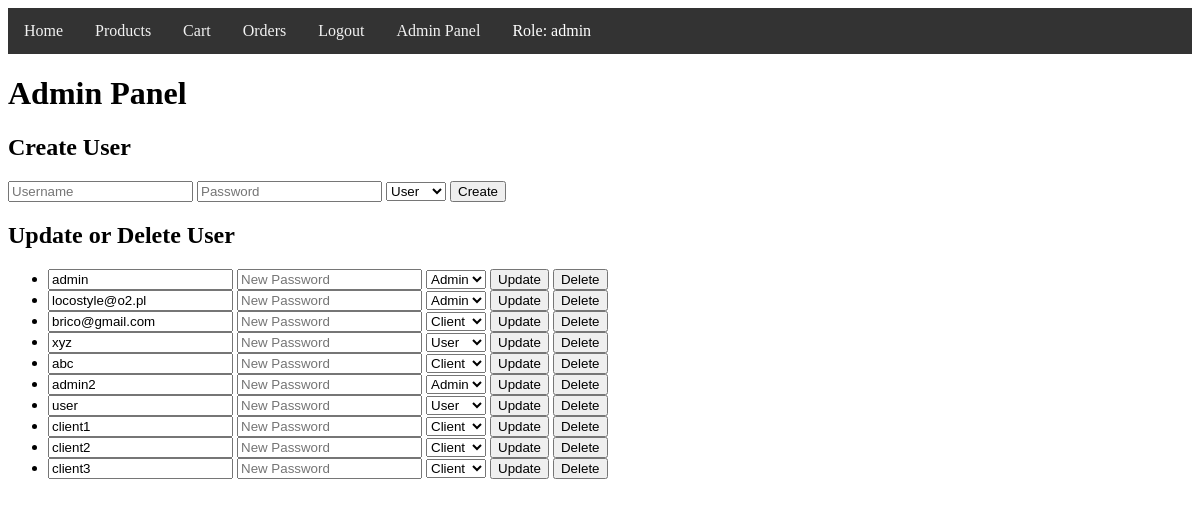
Page /admin (signed in) on the earlier database version.
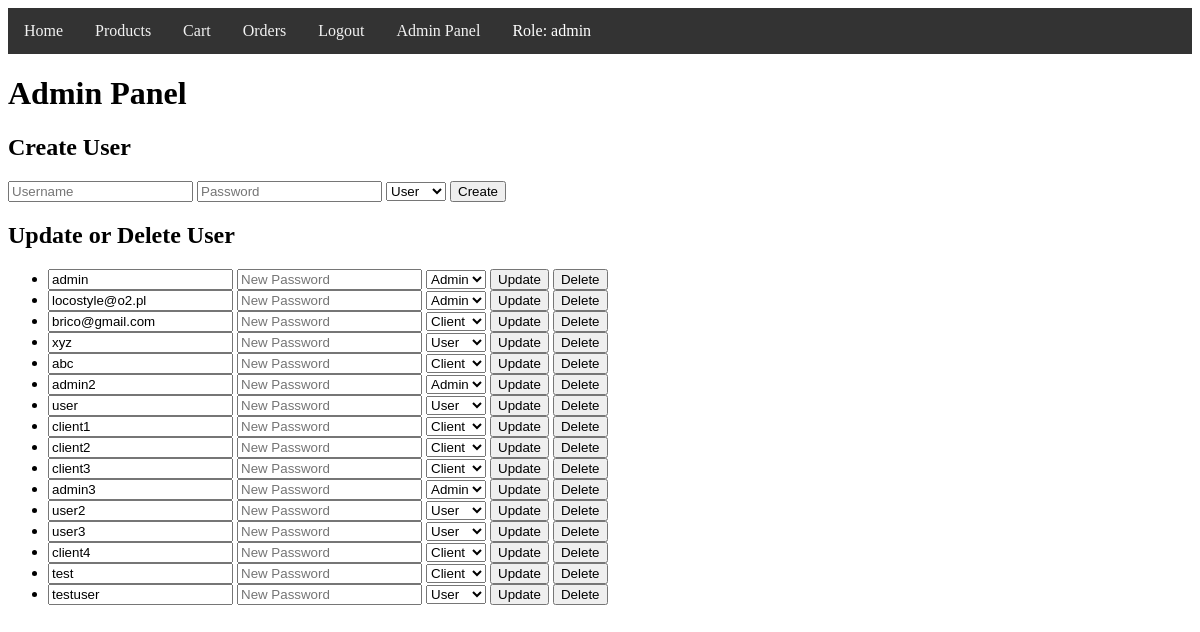
Same page on the later database version.
### models/user/user.py (models this page shows)
class User(db.Model):
    id = db.Column(db.Integer, primary_key=True)
    username = db.Column(db.String(150), unique=True, nullable=False)
    password = db.Column(db.String(150), nullable=False)
    role = db.Column(db.String(50), nullable=False, default='user')  # Nowa kolumna
    orders = db.relationship('Order', backref='user', lazy=True)

### controllers/user/user_view.py (the view, shortened to what this page needs)
@user_blueprint.route('/admin', methods=['GET', 'POST'])
def admin():
    if 'user_id' not in session:
        flash('You need to be logged in as admin to access this page.', 'danger')
        return redirect(url_for('user.login'))
    user = User.query.get(session['user_id'])
    if user.role != 'admin':
        flash('You do not have permission to access this page.', 'danger')
        return redirect(url_for('user.home'))
    return render_template('admin.html', users=user_repository.get_all_users(), user=user)

### controllers/user/user_repository.py (called while the page is built)
    def get_all_users(self):
        return User.query.all()

### templates/admin.html (shortened to what this page needs)
{% extends "base.html" %}
{% block content %}
<h1>Admin Panel</h1>
<h2>Create User</h2>
<form method="POST">
    <input type="text" name="username" placeholder="Username" required>
    <input type="password" name="password" placeholder="Password" required>
    <select name="role" required>
        <option value="user">User</option>
    </select>
    <button type="submit">Create</button>
</form>
<h2>Update or Delete User</h2>
<ul>
    {% for user in users %}
    <li>
        <form method="POST" style="display:inline;">
            <input type="text" name="username" value="{{ user.username }}">
            <input type="password" name="password" placeholder="New Password">
            <select name="role">
                <option value="user" {% if user.role == 'user' %}selected{% endif %}>User</option>
                <option value="client" {% if user.role == 'client' %}selected{% endif %}>Client</option>
                <option value="admin" {% if user.role == 'admin' %}selected{% endif %}>Admin</option>
            </select>
            <button type="submit">Update</button>
        </form>
        <form method="POST" style="display:inline;">
            <button type="submit">Delete</button>
        </form>
    </li>
    {% endfor %}
</ul>
{% endblock %}

### templates/base.html (shortened to what this page needs)
<!doctype html>
<html lang="en">
<head>
</head>
<body>
    <div class="navbar">
        <a href="{{ url_for('user.home') }}">Home</a>
        {% if session.get('user_id') %}
            <a href="{{ url_for('product.products') }}">Products</a>
            <a href="{{ url_for('order.cart') }}">Cart</a>
            <a href="{{ url_for('order.orders') }}">Orders</a>
            <a href="{{ url_for('user.logout') }}">Logout</a>
            {% if session.get('role') == 'admin' %}
                <a href="{{ url_for('user.admin') }}">Admin Panel</a>
            {% endif %}
            <span style="color: white; padding: 14px 16px;">Role: {{ session.get('role') }}</span>
        {% else %}
            <a href="{{ url_for('user.login') }}">Login</a>
        {% endif %}
    </div>
    {% block content %}{% endblock %}
</body>
</html>

### templates/base.html (style rules this page uses)
.navbar { display: flex; background-color: #333; overflow: hidden; }
.navbar a { float: left; display: block; color: #f2f2f2; text-align: center; padding: 14px 16px; text-decoration: none; }

Differences in the rows shown:
added User: username "admin3", role "Admin"
added User: username "user2", role "User"
added User: username "user3", role "User"
added User: username "client4", role "Client"
added User: username "test", role "Client"
added User: username "testuser", role "User"
